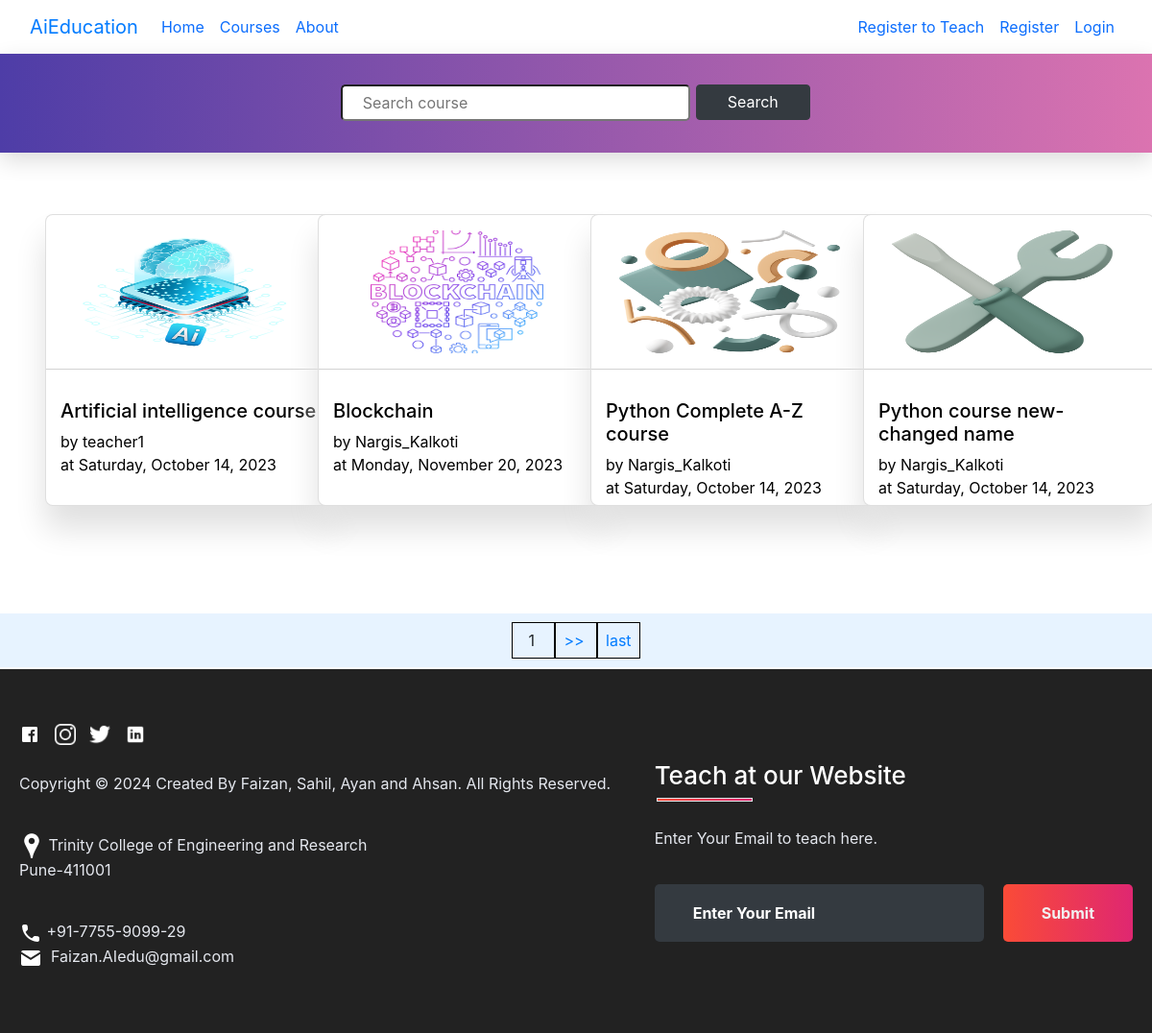
Page /courses/ on the committed database.
### courses/models.py (models this page shows, shortened)
class Course(models.Model):
    course_name = models.CharField(max_length=100)
    made_by_teacher = models.ForeignKey(to=Teacher , on_delete=models.CASCADE, related_name='made_course')
    student = models.ManyToManyField(Student ,through='Course_members', related_name='has_course') # To get through the model name
    course_img = models.ImageField(upload_to='photos/courses',blank=True) # to change the upload path
    course_description = models.CharField(max_length=300)
    slug = models.SlugField()
    iscomplete = models.BooleanField(default=False)
    Age_choices = [
        ('Age < 10', 'Age <10'),
        ('10 < Age < 15', '10 < Age < 15'),
        ('15 < Age < 18','15 < Age < 18'),
        ('Above 18', 'Above 18'),
        ('For all ages', 'For all ages'),]
    age_group = models.CharField(max_length=20, choices=Age_choices, default='For all ages')
    tz1 = pytz.timezone('Asia/Kolkata')
    current_time = timezone.now().astimezone(tz1)
    duration = timedelta(hours=5, minutes=30)
    current_date = current_time + duration
    date_generated = models.DateTimeField(default=current_date)
    class Meta:
        ordering = ["course_name"]

### accounts/models.py (models this page shows, shortened)
class Teacher(models.Model):
    name = models.CharField(max_length=50, unique=True)
    user = models.OneToOneField(to=User, on_delete=models.CASCADE, related_name='teacher')
    is_verified = models.BooleanField(default=False)
    number = models.CharField(max_length=11)
    profile_photo = models.ImageField(upload_to='photos/teacher', null=True, blank=True)
    bio = models.CharField(max_length=100, blank=True, null=True)
    GENDER_CHOICES = [
        ('Male', 'Male'),
        ('Female', 'Female'),
        ('None', 'None')]
    EXPERIENCE_CHOICES=[
        ('less then 1 year','less then 1 year'),('1 - 2 years','1 - 2 years'),
        ('2-4 years','2-4 years'),('5 years and above','5 years and above'),
    ]
    TYPE_USER = [
        ('student', 'student'),
        ('teacher', 'teacher'),
        ('admin', 'admin')]
    is_type = models.CharField(max_length=20, choices=TYPE_USER, default='teacher')
    gender = models.CharField(max_length=10, choices=GENDER_CHOICES, default='None')
    experience = models.CharField(max_length=30, choices=EXPERIENCE_CHOICES, default='less then 1 year')

### courses/views.py (the view)
# urls.py: path('', views.ListCourse.as_view(), name='allcourseslist'),
class ListCourse(ListView):
    model = Course
    template_name = 'courses/course_list.html'
    paginate_by = 4
    def get_queryset(self):
        queryset = Course.objects.all()
        name= self.request.GET.get('name', None)
        print(name)
        try:
           teacher1 = self.request.user.teacher
        except (ObjectDoesNotExist, AttributeError):
           teacher1 = None
        if name:
            queryset = queryset.filter(course_name__contains=name)
        queryset = queryset.filter(iscomplete=True)
        return queryset

### courses/templates/courses/course_list.html (shortened to what this page needs)
{% extends 'base.html' %}
{% load static %}
{% block content %}
<div style="padding: 0em 0em;">
<div style="padding: 2em 1em; background: linear-gradient(to right, rgb(78,61,167), rgb(219,115,176));
text-align:center; box-shadow:0em 0.5em 1.4em rgb(220,220,220); ">
  <form name="searchform" id="searchform" method="GET">
    <div class="column" style="justify-items:center;">
    <input type="textfield" name='name' placeholder=" Search course" style="padding: 0.3em 1em; padding-right: 6em;
    border-radius:5px; margin-bottom:0px;">
    <input type="submit" value="Search" class="btn btn-dark" style=" padding:0.36em 2em; margin:0px 1px; transform: translate(0px,-2px)">
    </div>
  </form>
</div>
</div>
<div style="padding:4em 2em; margin:0px;" class="row">
{% for course in object_list %}
<div class="col-lg-3" style="margin-bottom: 2em;">
<div class="card course-card" style="">
<a href="{% url 'courses:singlecourse' slug=course.slug %}" alt="single-course"
 style="text-decoration:none; color: black; ">
    <img src="{{course.course_img.url}}" style="width: 18rem; height:10em;" class="card-img-top course-img" alt="coures image">
    <div class="card-body" style="margin-top: 0px; padding: 15px; border-top: 1px solid lightgrey;">
      <p class="card-text" style="">
        <h5>{{course.course_name}}</h5>
        by {{course.made_by_teacher.name}}
    <br> at {{course.date_generated|date:"l, F j, Y"}}</p>
    </div>
</a>
  </div>
</div>
{% endfor %}
</div>
<div class="row" style="background-color: rgb(231, 243, 255); margin:0px; bottom:0px;
padding: 1em; justify-content: center;">
  <div class="col-lg-6" style="text-align: center;">
    <span style="border: 1px solid black; padding: 0.5em 1em;">  {{page_obj.number}} </span>
    {% if page_obj.has_next %}
   <span style="border: 1px solid black; padding: 0.5em 0.5em;">
    <a style="text-decoration: none;" href="?page={{page_obj.next_page_number}}"> >> </a> </span>
    <span style="border: 1px solid black; padding: 0.5em 0.5em;">
    <a style="text-decoration: none;" href="?page={{page_obj.paginator.num_pages}}"> last</a>
   </span>
    {% endif %}
  </div>
</div>
{% endblock content %}

### templates/base.html (shortened to what this page needs)
{% load static %}
<!DOCTYPE html>
<html lang="en">
<head>
    <link rel="stylesheet" href="{% static 'css/styles.css' %}">
    <link rel="stylesheet" href="{% static 'css/bootstrap.min.css' %}">
    <link rel="stylesheet" href="https://cdn.jsdelivr.net/npm/bootstrap@4.3.1/dist/css/bootstrap.min.css">
    <link rel="stylesheet" href="{% static 'courses/css/courses.css' %}">
    <link rel="stylesheet" href="{% static 'accounts/css/accounts.css' %}">
    <link rel="stylesheet" href="{% static 'modules/modules.css' %}">
    <link rel="stylesheet" href="{% static 'footer/css/footer.css' %}">
</head>
<body>
<nav class="navbar navbar-expand-lg bg-body-tertiary" >
    <div class="container-fluid">
      <a class="navbar-brand" href="{% url 'index' %}">
        AiEducation
      </a>
      <div class="collapse navbar-collapse" id="navbarSupportedContent">
        <ul class="navbar-nav me-auto mb-2 mb-lg-0">
          <li class="nav-item">
            <a class="nav-link active" aria-current="page" href="{% url 'index' %}">Home</a>
          </li>
          <li class="nav-item">
            <a class="nav-link" href="{% url 'courses:allcourseslist' %}">Courses</a>
          </li>
          <li class="nav-item">
            <a class="nav-link" href="{% url 'about' %}">About</a>
          </li>
        </ul>
        <ul class="navbar-nav mb-2 mb-lg-0">
            {% if user.is_authenticated %}
            {% if user.is_superuser %}
            <li class="nav-item">
              <a class="nav-link" href="{% url 'admin:index' %}">My Admin Dashboard</a>
            </li>
            {% elif not user.teacher %}
            <li class="nav-item">
              <a class="nav-link" href="{% url 'courses:student_dashboard' %}">My Dashboard</a>
            </li>
            {% else %}
            <li class="nav-item">
              <a class="nav-link" href="{% url 'courses:teacher_dashboard' %}">Teachers Dashboard</a>
            </li>
            {% endif %}
            <li class="nav-item">
              <a class="nav-link" href="">My Groups</a>
            </li>
            <li class="nav-item">
              <a class="nav-link" href="{% url 'accounts:logout' %}">Logout</a>
            </li>
            <li class="nav-item">
              <a class="nav-link" href="">{{user.username}}</a>
            </li>
            {% else %}
            <li class="nav-item">
              <a class="nav-link" href="{% url 'accounts:teachersignup' %}">Register to Teach</a>
            </li>
            <li class="nav-item">
              <a class="nav-link" href="{% url 'accounts:studentsignup' %}">Register</a>
            </li>
            <li class="nav-item">
                <a class="nav-link" href="{% url 'accounts:login' %}">Login</a>
            </li>
            {% endif %}
        </ul>
      </div>
    </div>
  </nav>
    {% block content %}{% endblock content %}
<footer>
  <div class="footer-container">
    <div class="left-col">
      <div class="social-media">
        <a href="#"><img src="{% static 'footer/photos/fb.png' %}"></a>
        <a href="#"><img src="{% static 'footer/photos/insta.png' %}"></a>
        <a href="#"><img src="{% static 'footer/photos/tt.png' %}"></a>
        <a href="#"><img src="{% static 'footer/photos/linkedin.png' %}"></a>
      </div><br>
      <p class="rights-text">Copyright © 2024 Created By Faizan, Sahil, Ayan and Ahsan. All Rights Reserved.</p>
      <br><p><img src="{% static 'footer/photos/location.png' %}"> Trinity College of Engineering and Research<br>Pune-411001</p><br>
      <p><img src="{% static 'footer/photos/phone.png' %}"> +91-7755-9099-29<br><img src="{% static 'footer/photos/mail.png' %}">&nbsp; Faizan.AIedu@gmail.com<br>
      </p>
    </div>
    <div class="right-col">
      <h1 style="color: #fff">Teach at our Website</h1>
      <div class="border"></div><br>
      <p>Enter Your Email to teach here.</p>
      <form class="register-form">
        <input class="txtb" type="email" placeholder="Enter Your Email">
        <input class="btn" type="submit" value="Submit">
      </form>
    </div>
  </div>
</footer>
</body>
</html>

### static/courses/css/courses.css (style rules this page uses)
.course-img { height: 10em; scale: 0.8; }
.course-card { width:19rem; height: 19rem; border-radius:0.5em; margin-bottom: 1em; box-shadow: 0em 1.5em 2em rgb(224, 224, 224); overflow:none; }

### static/footer/css/footer.css (style rules this page uses)
footer { color: #E5E8EF; background: #000D; padding: 50px 0; }
footer .footer-container { max-width: 1300px; margin: auto; padding: 0 20px; display: flex; justify-content: space-between; align-items: center; flex-wrap: wrap-reverse; }
footer .social-media img { width: 22px; }
footer .social-media a { margin-right: 10px; font-size: 22px; text-decoration: none; }
footer .right-col h1 { font-size: 26px; }
footer .border { width: 100px; height: 4px; background: linear-gradient(to right, #FA4B37, #DF2771); margin: 2px; }
footer .register-form { display: flex; justify-content: center; align-items: center; flex-wrap: wrap; }
footer input::placeholder { color: white !important; }
footer .txtb { flex: 1; padding: 18px 40px; font-size: 16px; background: #343A40; border: none; font-weight: 700; outline: none; border-radius: 5px; min-width: 260px; margin-top: 20px; color: white; }
footer .btn { margin-top: 20px; padding: 18px 40px; font-size: 16px; color: #f1f1f1; background: linear-gradient(to right, #FA4B37, #DF2771); border: none; font-weight: 700; outline: none; border-radius: 5px; margin-left: 20px; cursor: pointer; transition: opacity .3s linear; }

### rows in the picture
Course: course_img (picture), course_name "Artificial intelligence course", made_by_teacher.name "teacher1", date_generated "Saturday, October 14, 2023"
Course: course_img (picture), course_name "Blockchain", made_by_teacher.name "Nargis_Kalkoti", date_generated "Monday, November 20, 2023"
Course: course_img (picture), course_name "Python Complete A-Z course", made_by_teacher.name "Nargis_Kalkoti", date_generated "Saturday, October 14, 2023"
Course: course_img (picture), course_name "Python course new-changed name", made_by_teacher.name "Nargis_Kalkoti", date_generated "Saturday, October 14, 2023"

### other values in the picture
{{ page_obj.number }} "1"
